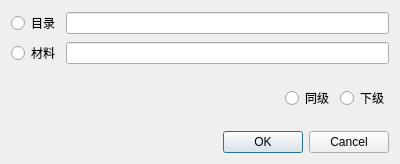
<?xml version="1.0" encoding="UTF-8"?>
<ui version="4.0">
 <class>AddMaterial</class>
 <widget class="QDialog" name="AddMaterial">
  <property name="geometry">
   <rect>
    <x>0</x>
    <y>0</y>
    <width>400</width>
    <height>164</height>
   </rect>
  </property>
  <property name="windowTitle">
   <string>新建材料</string>
  </property>
  <layout class="QVBoxLayout" name="verticalLayout">
   <item>
    <widget class="QFrame" name="frame">
     <property name="frameShape">
      <enum>QFrame::NoFrame</enum>
     </property>
     <property name="frameShadow">
      <enum>QFrame::Raised</enum>
     </property>
     <layout class="QVBoxLayout" name="verticalLayout_2">
      <property name="leftMargin">
       <number>0</number>
      </property>
      <property name="topMargin">
       <number>0</number>
      </property>
      <property name="rightMargin">
       <number>0</number>
      </property>
      <property name="bottomMargin">
       <number>0</number>
      </property>
      <item>
       <widget class="QFrame" name="frame_3">
        <property name="frameShape">
         <enum>QFrame::NoFrame</enum>
        </property>
        <property name="frameShadow">
         <enum>QFrame::Raised</enum>
        </property>
        <layout class="QHBoxLayout" name="horizontalLayout">
         <property name="leftMargin">
          <number>0</number>
         </property>
         <property name="topMargin">
          <number>0</number>
         </property>
         <property name="rightMargin">
          <number>0</number>
         </property>
         <property name="bottomMargin">
          <number>0</number>
         </property>
         <item>
          <widget class="QRadioButton" name="radioButton_group">
           <property name="text">
            <string>目录</string>
           </property>
          </widget>
         </item>
         <item>
          <widget class="QLineEdit" name="lineEdit_group"/>
         </item>
        </layout>
       </widget>
      </item>
      <item>
       <widget class="QFrame" name="frame_4">
        <property name="frameShape">
         <enum>QFrame::NoFrame</enum>
        </property>
        <property name="frameShadow">
         <enum>QFrame::Raised</enum>
        </property>
        <layout class="QHBoxLayout" name="horizontalLayout_2">
         <property name="leftMargin">
          <number>0</number>
         </property>
         <property name="topMargin">
          <number>0</number>
         </property>
         <property name="rightMargin">
          <number>0</number>
         </property>
         <property name="bottomMargin">
          <number>0</number>
         </property>
         <item>
          <widget class="QRadioButton" name="radioButton_material">
           <property name="text">
            <string>材料</string>
           </property>
          </widget>
         </item>
         <item>
          <widget class="QLineEdit" name="lineEdit_material"/>
         </item>
        </layout>
       </widget>
      </item>
     </layout>
    </widget>
   </item>
   <item>
    <widget class="QFrame" name="frame_2">
     <property name="frameShape">
      <enum>QFrame::NoFrame</enum>
     </property>
     <property name="frameShadow">
      <enum>QFrame::Raised</enum>
     </property>
     <layout class="QHBoxLayout" name="horizontalLayout_3">
      <property name="leftMargin">
       <number>0</number>
      </property>
      <property name="topMargin">
       <number>0</number>
      </property>
      <property name="rightMargin">
       <number>0</number>
      </property>
      <property name="bottomMargin">
       <number>0</number>
      </property>
      <item>
       <spacer name="horizontalSpacer">
        <property name="orientation">
         <enum>Qt::Horizontal</enum>
        </property>
        <property name="sizeHint" stdset="0">
         <size>
          <width>40</width>
          <height>20</height>
         </size>
        </property>
       </spacer>
      </item>
      <item>
       <widget class="QRadioButton" name="radioButton_sameLevel">
        <property name="text">
         <string>同级</string>
        </property>
       </widget>
      </item>
      <item>
       <widget class="QRadioButton" name="radioButton_nextLevel">
        <property name="text">
         <string>下级</string>
        </property>
       </widget>
      </item>
     </layout>
    </widget>
   </item>
   <item>
    <widget class="QDialogButtonBox" name="buttonBox">
     <property name="orientation">
      <enum>Qt::Horizontal</enum>
     </property>
     <property name="standardButtons">
      <set>QDialogButtonBox::Cancel|QDialogButtonBox::Ok</set>
     </property>
    </widget>
   </item>
  </layout>
 </widget>
 <resources/>
 <connections/>
</ui>
